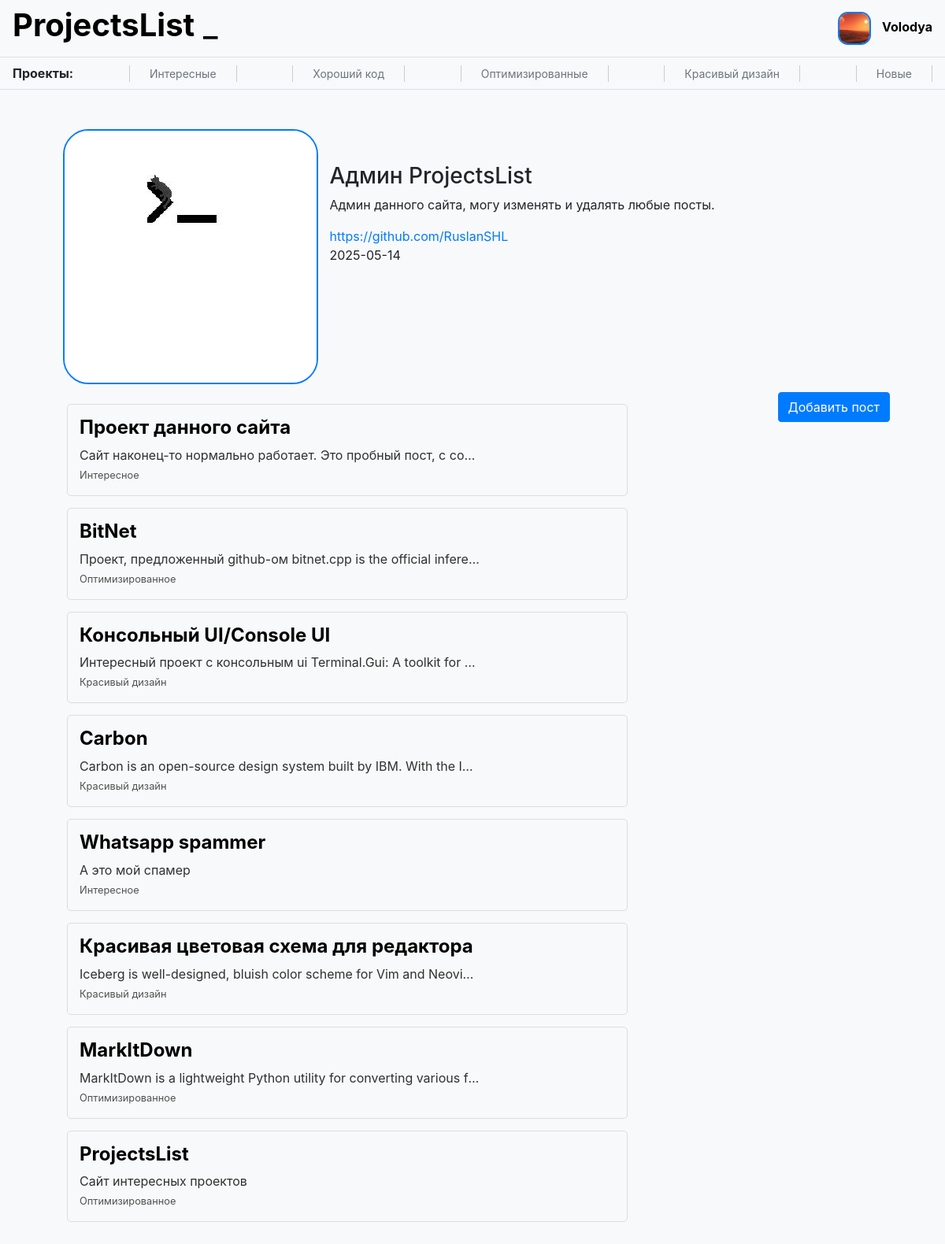
Page /user1 (signed in) on the committed database.
### data/users.py (models this page shows, shortened)
class User(SqlAlchemyBase, UserMixin):
    __tablename__ = 'users'
    id = sa.Column(sa.Integer, primary_key=True, autoincrement=True)
    name = sa.Column(sa.String)
    mail = sa.Column(sa.String, unique=True)
    hashed_password = sa.Column(sa.String)
    info = sa.Column(sa.String)
    image = sa.Column(sa.String)
    github = sa.Column(sa.String)
    create_time = sa.Column(sa.DateTime, default=datetime.now)
    posts = sa.orm.relationship('Post', back_populates='author')
    comments = sa.orm.relationship('Comment', back_populates='author')
    liked_posts = sa.orm.relationship('Post', back_populates='users_who_liked', secondary='rating_posts')
    liked_comments = sa.orm.relationship('Comment', back_populates='users_who_liked', secondary='rating_comments')

### data/posts.py (models this page shows)
class Post(SqlAlchemyBase):
    __tablename__ = 'posts'
    id = sa.Column(sa.Integer, primary_key=True, autoincrement=True)
    title = sa.Column(sa.String)
    text = sa.Column(sa.String)
    project_link = sa.Column(sa.String)
    category = sa.Column(sa.String)
    like = sa.Column(sa.Integer, default=0)
    dislike = sa.Column(sa.Integer, default=0)
    create_time = sa.Column(sa.DateTime, default=datetime.now)
    author = sa.orm.relationship('User', back_populates='posts')
    author_id = sa.Column(sa.Integer, sa.ForeignKey('users.id'))
    users_who_liked = sa.orm.relationship('User', back_populates='liked_posts', secondary='rating_posts')
    comments = sa.orm.relationship('Comment', back_populates='post')

### server.py (the view)
@app.route('/user<int:user_id>')
def user_page(user_id):
    try:
        db = db_session.create_session()
        user = db.query(User).filter(User.id == user_id).first()
        if user:
            return flask.render_template('user_page.html', title='Страница пользователя', user=user)
        else:
            flask.abort(404, 'Пользователь не найден')
    finally:
        db.close()

### data/db_session.py (called while the page is built)
def create_session() -> Session:
    global __factory
    return __factory()

### server.py (called while the page is built)
@login_manager.user_loader
def load_user(user_id):
    try:
        db = db_session.create_session()
        return db.query(User).get(user_id)
    finally:
        db.close()

### templates/user_page.html (shortened to what this page needs)
{% extends "base.html" %}
{% block content %}
<div class='container'>
	<div style='display: inline-block'>
		<img class='user-image' src='./{{user.image}}' alt='иконка пользователя'/>
	</div>
	<div style='display: inline-block'>
		<h3>{{user.name}}</h3>
		<p>{{user.info}}</p>
		<a href={{user.github}} target='_blank'>{{user.github}}</a>
		<p>{{user.create_time.date()}}</p>
	</div>
	<div class='posts' style='display: inline-block'>
		{% for post in user.posts %}
            <div class='small-post'>
                <a href='posts/{{post.id}}' style='max-width: 75%'>
                    <div style='white-space: nowrap; overflow: hidden; text-overflow: ellipsis;'>
                        <h4>{{post.title}}</h4>
                        <p style='white-space: nowrap; overflow: hidden; text-overflow: ellipsis;'>{{post.text}}</p>
                        <small>{{post.category}}</small>
                    </div>
                </a>
            </div>
		{% endfor %}
	</div>
	{% if current_user.is_authenticated %}
	<a class='btn btn-primary' href='/add_post' style='text-align: center; float: right'>Добавить пост</a>
	{% endif %}
{% endblock %}

### templates/base.html (shortened to what this page needs)
<!doctype html>
<html lang="en">
<head>
    <link rel="stylesheet"
          href="https://stackpath.bootstrapcdn.com/bootstrap/4.4.1/css/bootstrap.min.css"
>
    {% if style=='retro' %}
    <link text="text/css"  href="{{ url_for('static', filename='css/retro.css') }}" rel="stylesheet">
    {% else %}
    <link text="text/css"  href="{{ url_for('static', filename='css/style.css') }}" rel="stylesheet">
    {% endif %}
</head>
<body>
<header>
    <nav class="navbar">
        <h1><b><a href='/'>ProjectsList</a></b>
        <span class="blinking-symbol"><a href='/?style=retro'>_</a></span></h1>
        {% if current_user.is_authenticated %}
        	<div class='user-navbar'>
			<img class='user-icon' src='/{{current_user.image}}' width='42' height='42' /img>
			<a class='user-name' href="/user{{current_user.id}}">{{ current_user.name }}</a>
		</div>
        {% else %}
		<a class="btn btn-primary " href="/register">Зарегистрироваться</a>
		<a class="btn btn-success" href="/login">Войти</a>
        {% endif %}
    </nav>
    <nav class="category navbar ">
        <b>Проекты:</b>
        <a href='/interesting'>Интересные</a>
        <a href='/goodcode'>Хороший код</a>
        <a href='/optimized'>Оптимизированные</a>
        <a href='/beautifuldesign '>Красивый дизайн</a>
        <a href='/new'>Новые</a>
    </nav>
</header>
<main role="main" class='container'>
    {% block content %}{% endblock %}
</main>
</body>
</html>

### static/css/style.css (style rules this page uses)
.small-post { border: 1px solid #ddd; border-radius: 5px; margin: 15px; padding: 15px; align-items: center; display: flex; justify-content: space-between; overflow: hidden; white-space: nowrap; text-overflow: ellipsis; }
.small-post p { color: #303030; margin: 0px; text-overflow: ellipsis; }
.small-post small { color: #505050; margin: 0px; }
.small-post h4 { color: black; font-weight: bold; overflow: hidden; white-space: nowrap; text-overflow: ellipsis; }
.posts { width: 70%; display: flex; flex-direction: column; align-items: center; }
.container { justify-content: space-between; flex-wrap: wrap; padding: 20px; }
body { background-color: #f8f9fa; }
.navbar { border-bottom: 1px solid #dee2e6; }
.navbar a { text-decoration: none; color: #000; }
.user-icon { border-radius: 30%; margin-right: 10px; border: 2px solid #007bff; }
.user-image { margin: 10px; border-radius: 10%; border: 2px solid #007bff; }
.user-name { color: #007bff; font-weight: bold; text-decoration: none; }
.category a { color: #6c757d; font-size: 14px; border-right: 1px solid; border-left: 1px solid; border-color: #ccc; padding-right: 25px; padding-left: 25px; }
.blinking-symbol { animation: blink 3s infinite; }

### rows in the picture
User: image (picture), name "Volodya"
User: image (picture), name "Админ ProjectsList", info "Админ данного сайта, могу изменять и удалять любые посты.", github "https://github.com/RuslanSHL", create_time "2025-05-14"
Post: title "Проект данного сайта", text "Сайт наконец-то нормально работает. Это пробный пост, с со…", category "Интересное"
Post: title "BitNet", text "Проект, предложенный github-ом bitnet.cpp is the official infere…", category "Оптимизированное"
Post: title "Консольный UI/Console UI", text "Интересный проект с консольным ui Terminal.Gui: A toolkit for…", category "Красивый дизайн"
Post: title "Carbon", text "Carbon is an open-source design system built by IBM. With the I…", category "Красивый дизайн"
Post: title "Whatsapp spammer", text "А это мой спамер", category "Интересное"
Post: title "Красивая цветовая схема для редактора", text "Iceberg is well-designed, bluish color scheme for Vim and Neovi…", category "Красивый дизайн"
Post: {{ post.id }} 7 (drawn), title "MarkItDown", text "MarkItDown is a lightweight Python utility for converting various f…", category "Оптимизированное"
Post: title "ProjectsList", text "Сайт интересных проектов", category "Оптимизированное"
